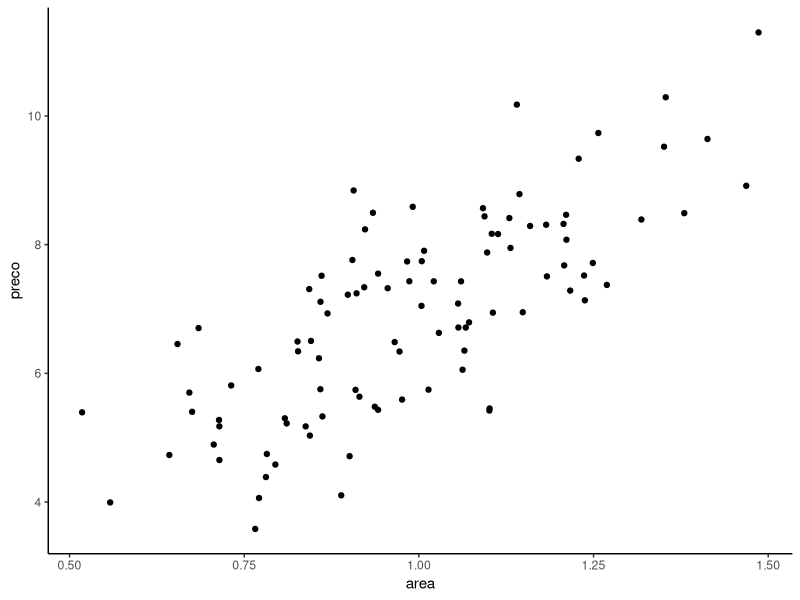
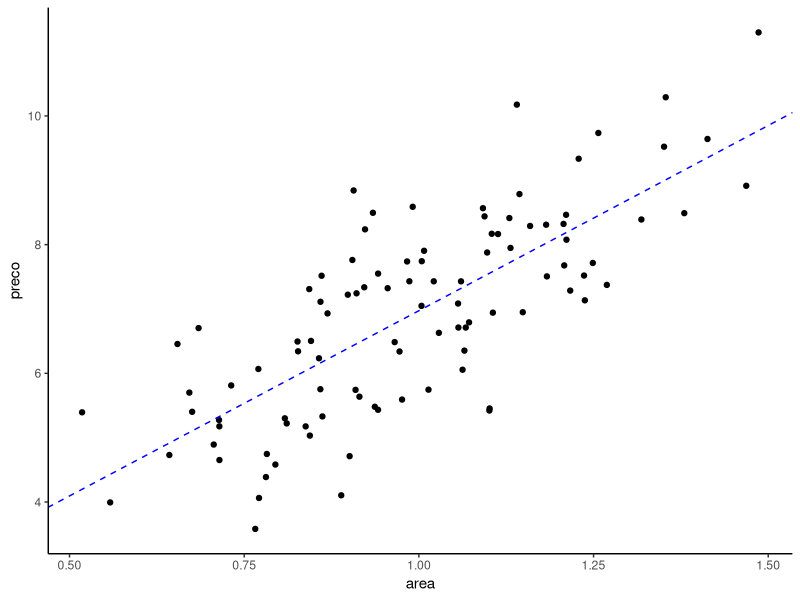
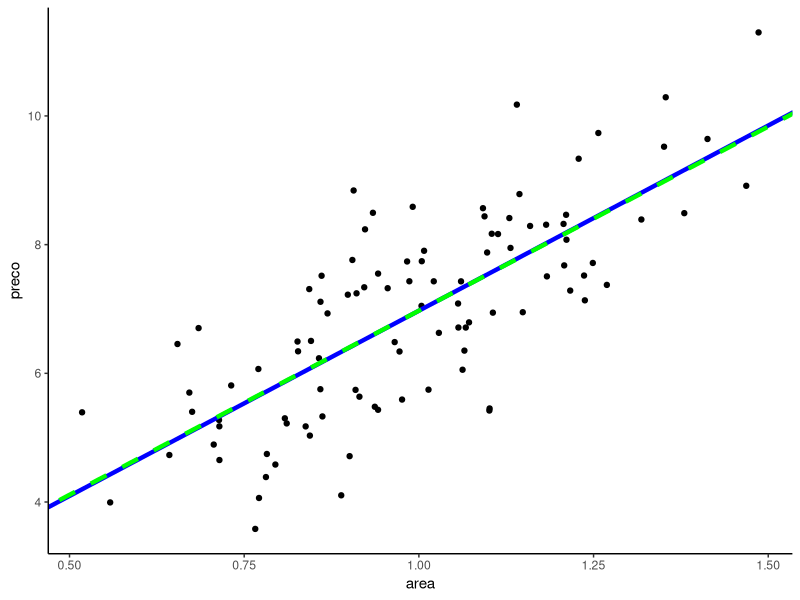
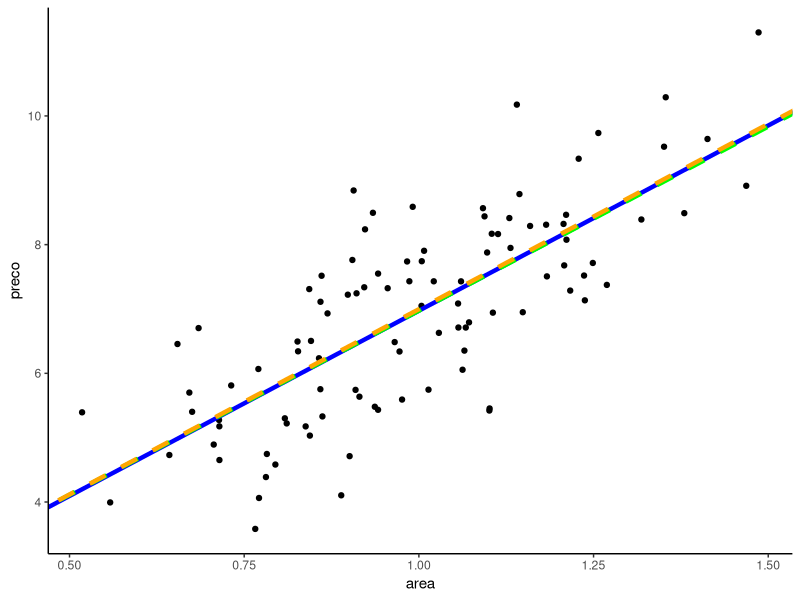

Here is the R script that generated these plots, in order:
# Aprendizagem Estatistica de Maquina II - 2023.1
# Aula 6
# Estimacao de rede neural com uma camada

# Pacote utilizado --------------------------------------------------------
library(tidyverse)

# Geracao de dados --------------------------------------------------------
set.seed(12)

(df <- tibble(area = rgamma(n = 100, scale = 5, shape = 20) / 100,
             preco = 1 + 6 * area + rnorm(n = 100, sd = 1)))


df %>% 
  ggplot(aes(area, preco)) +
  geom_point() +
  theme_classic()


# Estimacao usando lm -----------------------------------------------------
modelo <- lm(preco ~ area, data = df)

coef(modelo)

df %>% 
  ggplot(aes(area, preco)) +
  geom_point() +
  geom_abline(intercept = coef(modelo)[1], 
              slope = coef(modelo)[2],
              linetype = "dashed",
              color = "blue") +
  theme_classic()


# Estimacao usando uma rede neural ----------------------------------------
# definida manualmente

# arquitetura
model <- function(w, b, x) {
  w * x + b
}

# função de perda
loss <- function(y, y_hat) {
  mean((y - y_hat)^2)
}


# Estimacao via descida do gradiente --------------------------------------

y <- df$preco
x <- df$area

## derivadas (não se preocupe com essa parte!)
## dL/dw = dL/dy * dy/dw
## dL/db = dL/dy * dy/db

# derivada da loss com relação à y
dL_dyhat <- function(y_hat) {
  2 * (y - y_hat) * (-1)
}

# derivada de y com relação a w
dyhat_dw <- function(w) {
  x
}

# derivada de y com relação a b
dyhat_db <- function(b) {
  1
}

# inicializando os pesos
set.seed(12)
w <- runif(1)
b <- 0

# hiperparametro: learning rate
lr <- 0.1

for (step in 1:1000) {
  y_hat <- model(w, b, x)
  
  w <- w - lr * mean(dL_dyhat(y_hat) * dyhat_dw(w))
  b <- b - lr * mean(dL_dyhat(y_hat) * dyhat_db(b))
  
  if (step %% 100 == 0) {
    print(loss(y, y_hat))
  }
}

(nn_1 <- c(b, w))
coef(modelo)

df %>% 
  ggplot(aes(area, preco)) +
  geom_point() +
  geom_abline(intercept = coef(modelo)[1], 
              slope = coef(modelo)[2],
              linetype = "solid",
              color = "blue", size = 1.5) +
  geom_abline(intercept = nn_1[1],
             slope = nn_1[2],
             linetype = "dashed",
             color = "green", size = 1.5) +
  theme_classic()


# Estimacao via descida do gradiente estocastica --------------------------

# inicializando os pesos
set.seed(12)
w <- runif(1)
b <- 0

# separa os dados em bloquinhos de 20 (batches)
splits <- split(sample(seq_along(df$preco)), 
                seq_along(df$preco) %% 5)
splits

# numero de iteracoes (epochs)
for (epoch in 1:200) {
  
  for (minibatch in splits) {
    
    y <- df$preco[minibatch]
    x <- df$area[minibatch]
    
    y_hat <- model(w, b, x)
    w <- w - lr * mean(dL_dyhat(y_hat) * dyhat_dw(w))
    b <- b - lr * mean(dL_dyhat(y_hat) * dyhat_db(b))
    
  }
  
  if (epoch %% 10 == 0) print(loss(y, y_hat))
}

(nn_2 <- c(b, w))
coef(modelo)
nn_1

df %>% 
  ggplot(aes(area, preco)) +
  geom_point() +
  geom_abline(intercept = coef(modelo)[1], 
              slope = coef(modelo)[2],
              linetype = "solid",
              color = "blue", size = 1.5) +
  geom_abline(intercept = nn_1[1],
              slope = nn_1[2],
              linetype = "dashed",
              color = "green", size = 1.5) +
  geom_abline(intercept = nn_2[1],
              slope = nn_2[2],
              linetype = "dashed",
              color = "orange", size = 1.5) +
  theme_classic()
